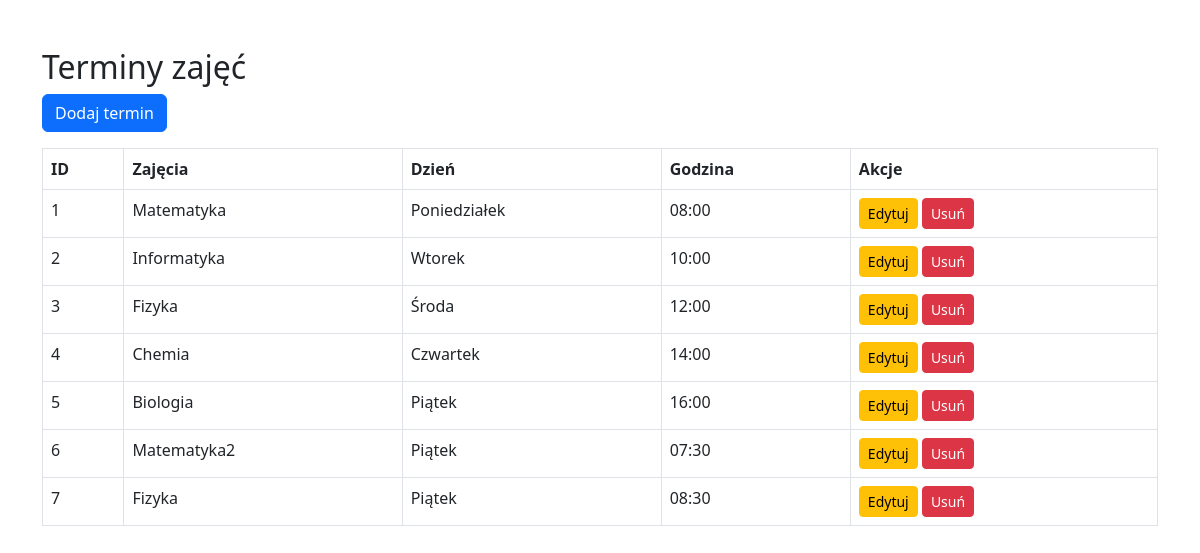
/terminy_zajec/list.php, run on the app's committed database.
### tables this page shows
CREATE TABLE `terminy_zajec` (
  `id_terminu` int(11) NOT NULL,
  `id_zajecia` int(11) NOT NULL,
  `dzien_tygodnia` enum('Poniedziałek','Wtorek','Środa','Czwartek','Piątek','Sobota','Niedziela') NOT NULL,
  `godzina_start` time NOT NULL
);

CREATE TABLE `zajecia` (
  `id_zajecia` int(11) NOT NULL,
  `nazwa_zajecia` varchar(50) NOT NULL,
  `rodzaj_zajecia` varchar(50) NOT NULL,
  `sala_id` int(11) NOT NULL,
  `prowadzacy_id` int(11) NOT NULL
);

### terminy_zajec/list.php (the view, shortened to what this page needs)
<?php require_once '../includes/db.php'; ?>
<!DOCTYPE html>
<html lang="pl">
<head>
  <link href="https://cdn.jsdelivr.net/npm/bootstrap@5.3.0/dist/css/bootstrap.min.css" rel="stylesheet">
</head>
<body class="container mt-5">
  <h2>Terminy zajęć</h2>
  <a href="create.php" class="btn btn-primary mb-3">Dodaj termin</a>
  <table class="table table-bordered">
    <thead>
      <tr><th>ID</th><th>Zajęcia</th><th>Dzień</th><th>Godzina</th><th>Akcje</th></tr>
    </thead>
    <tbody>
    <?php
      $sql = "SELECT t.id_terminu, t.dzien_tygodnia, t.godzina_start, z.nazwa_zajecia
              FROM terminy_zajec t
              JOIN zajecia z ON t.id_zajecia = z.id_zajecia";
      $stmt = $pdo->query($sql);
      foreach ($stmt as $row) {
          echo "<tr>
                  <td>{$row['id_terminu']}</td>
                  <td>{$row['nazwa_zajecia']}</td>
                  <td>{$row['dzien_tygodnia']}</td>
                  <td>" . substr($row['godzina_start'], 0, 5) . "</td>
                  <td>
                    <a href='edit.php?id={$row['id_terminu']}' class='btn btn-warning btn-sm'>Edytuj</a>
                    <a href='delete.php?id={$row['id_terminu']}' class='btn btn-danger btn-sm'>Usuń</a>
                  </td>
                </tr>";
      }
    ?>
    </tbody>
  </table>
</body>
</html>

### data on the page
terminy_zajec: id_terminu "1", id_zajecia.nazwa_zajecia "Matematyka", dzien_tygodnia "Poniedziałek", godzina_start "08:00"
terminy_zajec: id_terminu "2", id_zajecia.nazwa_zajecia "Informatyka", dzien_tygodnia "Wtorek", godzina_start "10:00"
terminy_zajec: id_terminu "3", id_zajecia.nazwa_zajecia "Fizyka", dzien_tygodnia "Środa", godzina_start "12:00"
terminy_zajec: id_terminu "4", id_zajecia.nazwa_zajecia "Chemia", dzien_tygodnia "Czwartek", godzina_start "14:00"
terminy_zajec: id_terminu "5", id_zajecia.nazwa_zajecia "Biologia", dzien_tygodnia "Piątek", godzina_start "16:00"
terminy_zajec: id_terminu "6", id_zajecia.nazwa_zajecia "Matematyka2", dzien_tygodnia "Piątek", godzina_start "07:30"
terminy_zajec: id_terminu "7", id_zajecia.nazwa_zajecia "Fizyka", dzien_tygodnia "Piątek", godzina_start "08:30"
